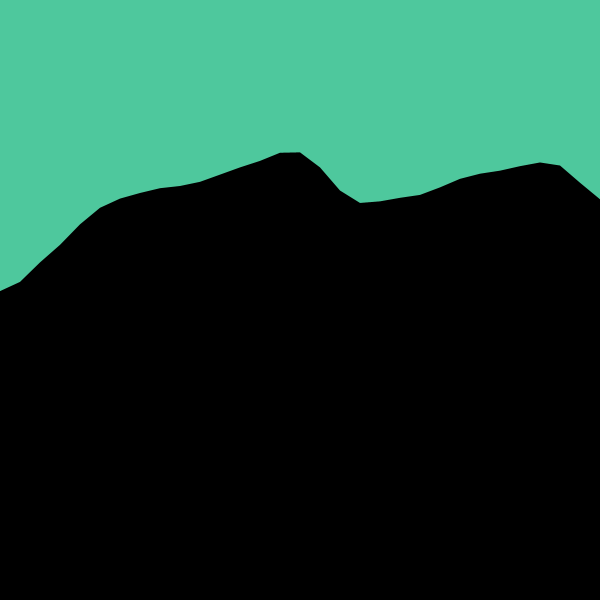
Frame 1 (no input)
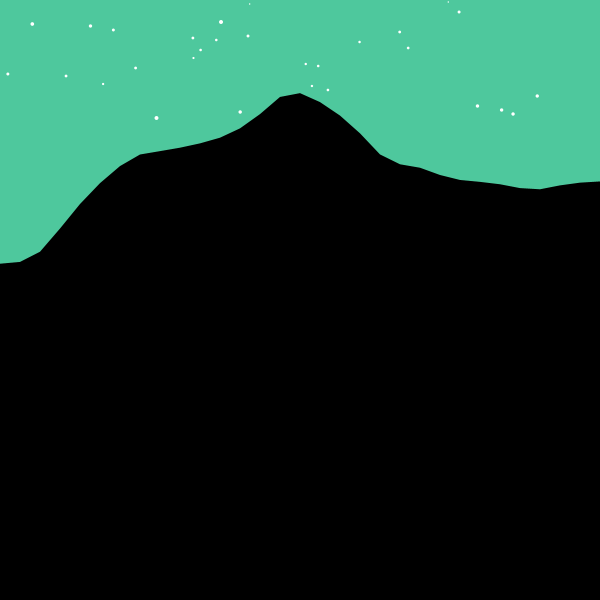
Frame 60 (the mouse pressed at the canvas centre just before this capture)
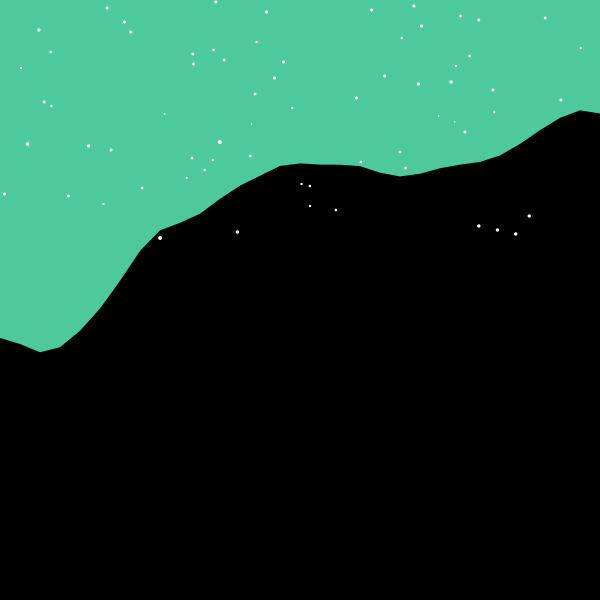
Frame 120 (the mouse held since frame 60 and released just before this capture)

The Processing sketch that drew these frames (run headless with seeded random() and noise(); from frame 60 on, the mouse is pressed at the canvas centre):

// Processing sketch: task_week_4
// ── task_week_4.pde
import java.util.Iterator;

float xpos = 0;
float xstep = 20; 

float factor, ypos;
int frames;

public ArrayList<Snow> snowflakes = new ArrayList<Snow>(0);

void setup(){
  size(600, 600);
  rectMode(CENTER);
  colorMode(RGB);

  // Integral to delaying the drawing of the stars
  frameRate(60);
  frames = int(frameRate);
}

void draw(){
  background(0);
  genSnowflakes();
  updateMain();
}

void updateMain(){   
  //drawStars();     
  drawAroura();

  for (Iterator<Snow> i = snowflakes.iterator(); i.hasNext();){
    Snow s = i.next();
    s.update(frameCount);

    // Square token collider logic
    if (s.position[1] > height+20){
        i.remove();
    }
  } 
}

void drawAroura(){
   
  fill(color(100, 255, 200, 200));
  delay(50);
  beginShape();
  
  vertex(0, 0);
  
  float lastVertX = 0;
  float lastVertY = 0;
  
  for (int i = 0; i < width; i++) {
    
    noStroke();

    factor = float(i)/20; //PLAY
    ypos = map(noise(factor, frameCount*0.1), 0, 1, 0, height*0.75); 
    
    // Smoothing vertex
    vertex((xpos + (xstep*i)+lastVertX)/2, (ypos+lastVertY)/2);
    
    // Main Vertex
    vertex(xpos + (xstep*i), ypos); 
    
    lastVertX = xpos + (xstep*i);
    lastVertY = ypos;
    
  }
  vertex (width, 0);
  endShape();
}

void genSnowflakes(){
  if ((int)(Math.random() * 101)/5 >= 10){
    Snow s = new Snow();
    s.position = new float[]{map((int)(Math.random() * 101), 0, 100, 10, width - 20), 0};
    s.size = map(noise(frameCount * 0.1 + 200, frameCount * 0.02), 0, 1, 1, 5);
    snowflakes.add(s);
  }
}

// ── Snow.pde
class Snow{
    float[] position;
    int speed = 2;
    public float size;


    void update(float frames){  
        fill(255);

        position[0] += map((float)Math.random(), 0, 1, -1, 1);

        position[1] += speed;

        circle(position[0], position[1], size);
    }
}
        
